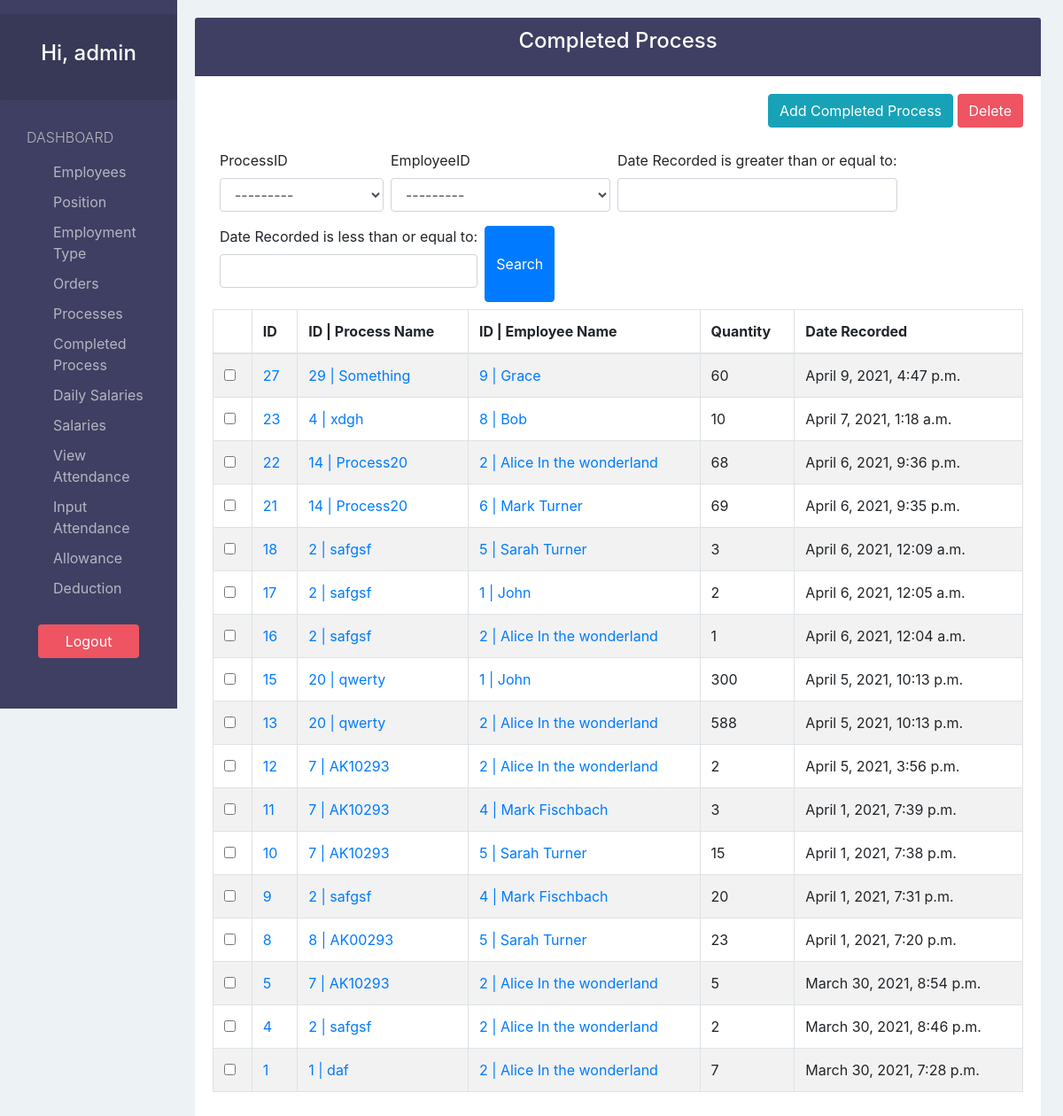
Screenshot of /completedProcess/ (signed in) with the database file from the repository.
### payrollApp/models.py (models this page shows, shortened)
class CompletedProcess(models.Model):
  processID     = models.ForeignKey('Process', default=None, null=True, on_delete=models.SET_DEFAULT)
  employeeID    = models.ForeignKey('Employee', default=None, null=True, on_delete=models.SET_DEFAULT)
  quantity      = models.PositiveIntegerField(validators=[MinValueValidator(1, message="Quantity can't be less than 1")])
  dateRecorded  = models.DateTimeField(auto_now_add=True)

class Process(models.Model):
  orderID     = models.ForeignKey('Order', default=None, null=True, on_delete=models.SET_DEFAULT)
  name        = models.CharField(max_length=200)
  price       = models.DecimalField(decimal_places=2, max_digits=100, validators=[MinValueValidator(0, message="Price can't be less than 0")])
  quantity    = models.PositiveIntegerField()
  description = models.TextField(blank=True, null=True)
  def __str__(self):
    return str(self.id)+" | "+self.name

class Employee(models.Model):
  firstName      = models.CharField(max_length=30)
  lastName       = models.CharField(max_length=30, blank=True, null=True)
  phoneNumber    = models.CharField(max_length=15, blank=True, null=True)
  email          = models.CharField(max_length=100, blank=True, null=True)
  address        = models.CharField(max_length=200, blank=True, null=True)
  positionID     = models.ForeignKey('Position', default=None, null=True, on_delete=models.SET_DEFAULT, blank=True)
  employmentTypeID = models.ForeignKey('EmploymentType', default=None, null=True, on_delete=models.SET_DEFAULT, blank=True)
  hireDate       = models.DateTimeField(auto_now_add=True)
  terminationDate= models.DateTimeField(blank=True, null=True)
  notes          = models.TextField(blank=True, null=True)
  def __str__(self):
    if self.lastName:
      return str(self.id)+" | "+self.firstName.capitalize()+" "+self.lastName.capitalize()
    else:
      return str(self.id)+" | "+self.firstName.capitalize()

### payrollApp/views.py (the view)
# urls.py: path('completedProcess/', views.completedProcess_view, name="completedProcess"),
@login_required(login_url='login')
def completedProcess_view(request):
  completedProcesses = CompletedProcess.objects.all().order_by('-id')
  flag   = True
  if not completedProcesses:
    flag=False
  processes = Process.objects.exists()
  processFlag=True
  if not processes:
    processFlag=False
  myFilter = CompletedProcessFilter(request.GET, queryset=completedProcesses)
  completedProcesses = myFilter.qs
  context = {
    'completedProcesses':completedProcesses,
    'processFlag':processFlag,
    'flags':flag,
    'myFilter':myFilter
  }
  return render(request, "completedProcess/completedProcess.html", context)

### payrollApp/templatetags/customtags.py (called while the page is built)
@register.filter(name='getID')
def getID(value):
  if value != str('None'):
    return int(value.split("|")[0])
  else:
    return 'None'

### payrollApp/templates/completedProcess/completedProcess.html (shortened to what this page needs)
{% extends 'view_base.html' %}
{% load customtags %}
{% load humanize %}
{% load bootstrap4 %}
{% block script %}
  <link rel="stylesheet" href="http://code.jquery.com/ui/1.11.0/themes/smoothness/jquery-ui.css">
{% endblock %}
{% block viewTitle %}Completed Process{% endblock %}
{% block addBtn %}
  {% if processFlag %}
    <a href="{% url 'create-completedProcess' %}?next={{ request.path }}" class="btn btn-info">Add Completed Process</a>
  {% else %}
    <a href="{% url 'create-process' %}" class="btn btn-info">Add Process</a>
  {% endif %}
{% endblock %}
{% block searchForm %}
  <form method="GET" class="searchForm">
    {% bootstrap_form myFilter.form %}
    <button class="btn btn-primary">Search</button>
  </form>
{% endblock %}
{% block columns %}
  {% if flags %}
    {% block form %}
      <form action="{% url 'delete-completedProcess'%}?next={{ request.path }}" method="POST">{% csrf_token %}
    {% endblock %}
    <th></th>
    <th>ID</th>
    <th>ID | Process Name</th>
    <th>ID | Employee Name</th>
    <th>Quantity</th>
    <th>Date Recorded</th>
  {% endif %}
{% endblock %}
{% block tbodyContent %}
  {% if not flags %}
  <h3>No Completed Process</h3>
  {% else %}
    {% for completedProcess in completedProcesses %}
      <tr>
        <td><input type="checkbox" name="selected" value="{{ completedProcess.id }}"></td>
        <td scope="row"><a href="{% url 'edit-completedProcess' completedProcess.id %}?next={{ request.path }}">{{ completedProcess.id }}</a></td>
        <td><a href="{% url 'completedProcess-of-process' completedProcess.processID|escape|getID %}">{{ completedProcess.processID }}</a></td>
        <td><a href="{% url 'completedProcess-of-employee' completedProcess.employeeID|escape|getID %}">{{ completedProcess.employeeID }}</a></td>
        <td>{{ completedProcess.quantity|intcomma }}</td>
        <td>{{ completedProcess.dateRecorded  }}</td>
      </tr>
    {% endfor %}
  {% endif %}
{% endblock %}

### payrollApp/templates/sidebar.html (shortened to what this page needs)
{% url 'employee' as employee_url %}
{% url 'position' as position_url %}
{% url 'employmentType' as employmentType_url %}
{% url 'order' as order_url %}
{% url 'process' as process_url %}
{% url 'completedProcess' as completedProcess_url %}
{% url 'dailySalary' as dailySalary_url %}
{% url 'inputDate-salary' as inputDateSalary_url %}
{% url 'inputDate-attendance' as inputDateAttendance_url %}
{% url 'attendance' as attendance_url %}
  <div>
    <nav class="navbar navbar-dark navbar-expand-sm">
    </nav>
    <div class="collapse" id="navbarToggleExternalContent">
      <div class="navbar-nav">
        <div class="text-center text-white sidebarHeader">
          <h4>Hi, {{ request.user.username }}</h4>
        </div>
        <div class="list-group">
          <span class="text-uppercase">Dashboard</span>
          <a href="{% url 'employee' %}" class="list-group-item {% if request.path == employee_url %}  active {% endif %}">Employees</a>
          <a href="{% url 'position' %}" class="list-group-item {% if request.path == position_url %} active {% endif %}">Position</a>
          <a href="{% url 'employmentType' %}" class="list-group-item {% if request.path == employmentType_url %} active {% endif %}">Employment Type</a>
          <a href="{% url 'order' %}"
            class="list-group-item {% if request.path == order_url %} active {% endif %}">Orders
          </a>
          <a href="{% url 'process' %}" class="list-group-item {% if request.path == process_url %} active {% endif %}">Processes</a>
          <a href="{% url 'completedProcess' %}" class="list-group-item {% if request.path == completedProcess_url %} active {% endif %}">Completed Process</a>
          <a href="{% url 'dailySalary' %}" class="list-group-item {% if request.path == dailySalary_url %} active {% endif %}">Daily Salaries</a>
          <a href="{% url 'inputDate-salary' %}" class="list-group-item {% if request.path == inputDateSalary_url %} active {% endif %}">Salaries</a>
          <a href="{% url 'attendance' %}" class="list-group-item {% if request.path == attendance_url %} active {% endif %}">View Attendance</a>
          <a href="{% url 'inputDate-attendance' %}" class="list-group-item {% if request.path == inputDateAttendance_url %} active {% endif %}">Input Attendance</a>
          <a href="{% url 'allowance' %}" class="list-group-item {% if request.path == allowance_url %} active {% endif %}">Allowance</a>
          <a href="{% url 'deduction' %}" class="list-group-item {% if request.path == deduction_url %} active {% endif %}">Deduction</a>
        </div>
        <div class="text-center m-4">
          <a href="{% url 'logout' %}" class="btn btn-pink">Logout</a>
        </div>
      </div>
    </div>
  </div>

### payrollApp/static/css/style.css (style rules this page uses)
body { padding-top: 20px; background-color: #EDF2F5; overflow: auto; }
.text-white { color:white; }
.btn-pink { color: white; background-color: #EE5462; }
.sidebarHeader { padding: 30px 10px; font-weight: bold; font-size: 15px; background-color: #383957; }
.sidebar .list-group { padding: 0; background-color: #3F3F63; }
.sidebar .list-group > span { color: #B6B4C1; display: block; margin-top: 20px; padding: 10px 30px; font-size: 16px; font-weight: 300; }
.sidebar .list-group .list-group-item, .sidebar .list-group .list-group-item:focus { background-color: #3F3F63; color: #B6B4C1; border: 0; padding-left: 60px; padding-right: 30px; padding-top: 5px; padding-bottom: 5px; }
.sidebar > div:last-child .btn { width: 75%; }
.table > thead > tr > th, .table > thead > tr >td { vertical-align: middle; }
.searchForm { padding: 8px; display: flex; flex-flow: wrap; }
.form-group { margin-right: 0.5rem; }
@media only screen and (min-width: 576px) { .collapse:not(.show) { display: block !important; } }

### rows the page displays
CompletedProcess: id "27", processID "29 | Something", employeeID "9 | Grace", quantity "60", dateRecorded "April 9, 2021, 4:47 p.m."
CompletedProcess: id "23", processID "4 | xdgh", employeeID "8 | Bob", quantity "10", dateRecorded "April 7, 2021, 1:18 a.m."
CompletedProcess: id "22", processID "14 | Process20", employeeID "2 | Alice In the wonderland", quantity "68", dateRecorded "April 6, 2021, 9:36 p.m."
CompletedProcess: id "21", processID "14 | Process20", employeeID "6 | Mark Turner", quantity "69", dateRecorded "April 6, 2021, 9:35 p.m."
CompletedProcess: id "18", processID "2 | safgsf", employeeID "5 | Sarah Turner", quantity "3", dateRecorded "April 6, 2021, 12:09 a.m."
CompletedProcess: id "17", processID "2 | safgsf", employeeID "1 | John", quantity "2", dateRecorded "April 6, 2021, 12:05 a.m."
CompletedProcess: id "16", processID "2 | safgsf", employeeID "2 | Alice In the wonderland", quantity "1", dateRecorded "April 6, 2021, 12:04 a.m."
CompletedProcess: id "15", processID "20 | qwerty", employeeID "1 | John", quantity "300", dateRecorded "April 5, 2021, 10:13 p.m."
CompletedProcess: id "13", processID "20 | qwerty", employeeID "2 | Alice In the wonderland", quantity "588", dateRecorded "April 5, 2021, 10:13 p.m."
CompletedProcess: id "12", processID "7 | AK10293", employeeID "2 | Alice In the wonderland", quantity "2", dateRecorded "April 5, 2021, 3:56 p.m."
CompletedProcess: id "11", processID "7 | AK10293", employeeID "4 | Mark Fischbach", quantity "3", dateRecorded "April 1, 2021, 7:39 p.m."
CompletedProcess: id "10", processID "7 | AK10293", employeeID "5 | Sarah Turner", quantity "15", dateRecorded "April 1, 2021, 7:38 p.m."
CompletedProcess: id "9", processID "2 | safgsf", employeeID "4 | Mark Fischbach", quantity "20", dateRecorded "April 1, 2021, 7:31 p.m."
CompletedProcess: id "8", processID "8 | AK00293", employeeID "5 | Sarah Turner", quantity "23", dateRecorded "April 1, 2021, 7:20 p.m."
CompletedProcess: id "5", processID "7 | AK10293", employeeID "2 | Alice In the wonderland", quantity "5", dateRecorded "March 30, 2021, 8:54 p.m."
CompletedProcess: id "4", processID "2 | safgsf", employeeID "2 | Alice In the wonderland", quantity "2", dateRecorded "March 30, 2021, 8:46 p.m."
CompletedProcess: id "1", processID "1 | daf", employeeID "2 | Alice In the wonderland", quantity "7", dateRecorded "March 30, 2021, 7:28 p.m."

### other values shown
{{ request.user.username }} "admin"
